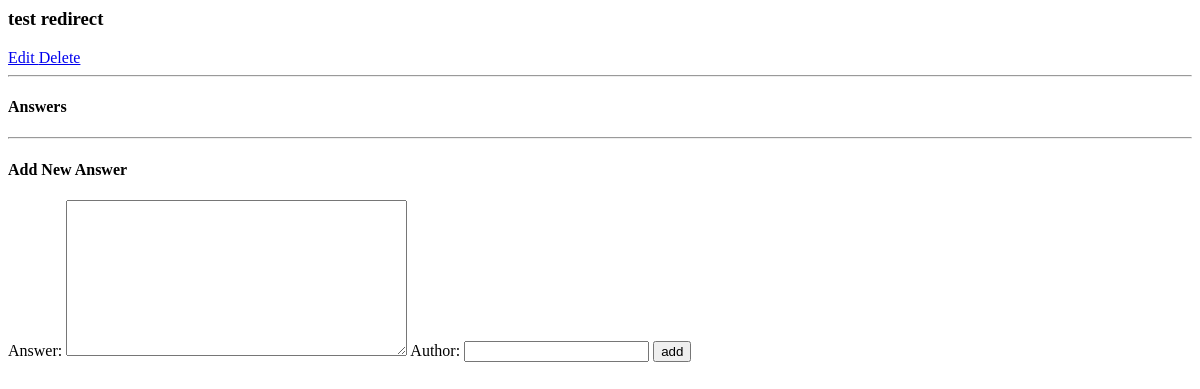
/questions/6, run on an earlier commit of the app's database.
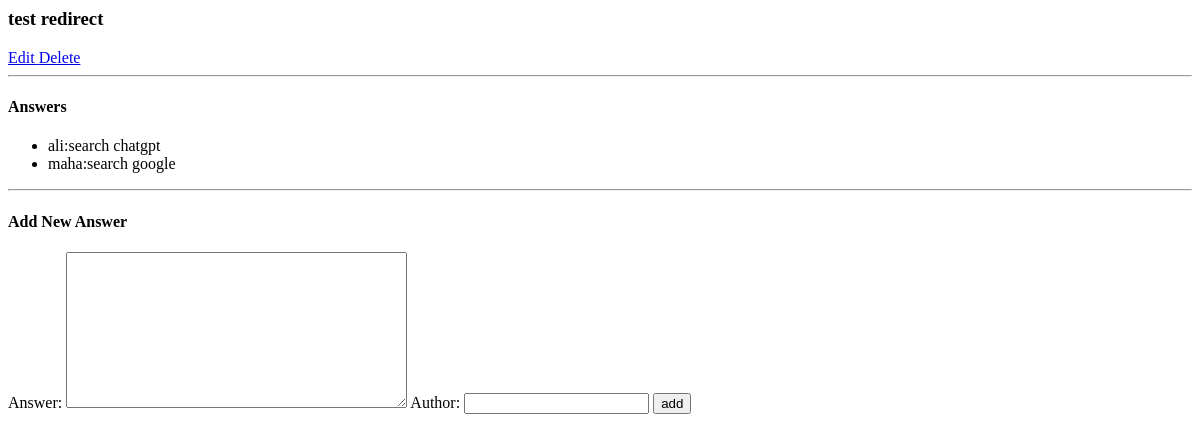
And on a later commit of the database.
### forum/models.py (models this page shows)
class Question(models.Model):
    question=models.CharField(max_length=300)
    author=models.CharField(max_length=50)
    create_date=models.DateTimeField(default=timezone.now)
    def __str__(self):
        return self.question
    class Meta:
        ordering=["-id"]

class Answer(models.Model):
    question=models.ForeignKey(Question,related_name='question_answer',on_delete=models.CASCADE)
    answer=models.TextField(max_length=3000)
    author=models.CharField(max_length=50)
    create_date=models.DateTimeField(default=timezone.now)
    def __str__(self):
        return self.answer
    class Meta:
        ordering=["-id"]

### forum/views.py (the view)
# urls.py: path('questions/<int:id>',question_details),
def question_details(request,id):
    data=Question.objects.get(id=id)
    answers=Answer.objects.filter(question=data)
    if request.method == 'POST':
        form = AnswerForm(request.POST)
        if form.is_valid():
            myform=form.save(commit=False)
            myform.question=data
            myform.save()
    else:
        form = AnswerForm()
    return render(request,'forum/detail.html',{'data':data , 'answers':answers , 'form':form})

### forum/forums.py
class AnswerForm(forms.ModelForm):
    class Meta:
        model = Answer
        fields=['answer','author']

### forum/templates/forum/detail.html (shortened to what this page needs)
<h3>{{data}}</h3>
<a href="/questions/{{data.id}}/edit"> Edit </a>
<a href="/questions/{{data.id}}/delete"> Delete </a>
<hr>
<h4>Answers</h4>
<ul>
    {% for a in answers %}
    <li> {{a.author}}:{{a}}</li>
    {%endfor%}
</ul>
<hr>
<h4>Add New Answer</h4>
<form  method="post">
    {{form}}
    <input type="submit" value="add">
</form>

What changed in the data, as far as the page shows it:
added Answer: author "ali", answer "search chatgpt"
added Answer: author "maha", answer "search google"
